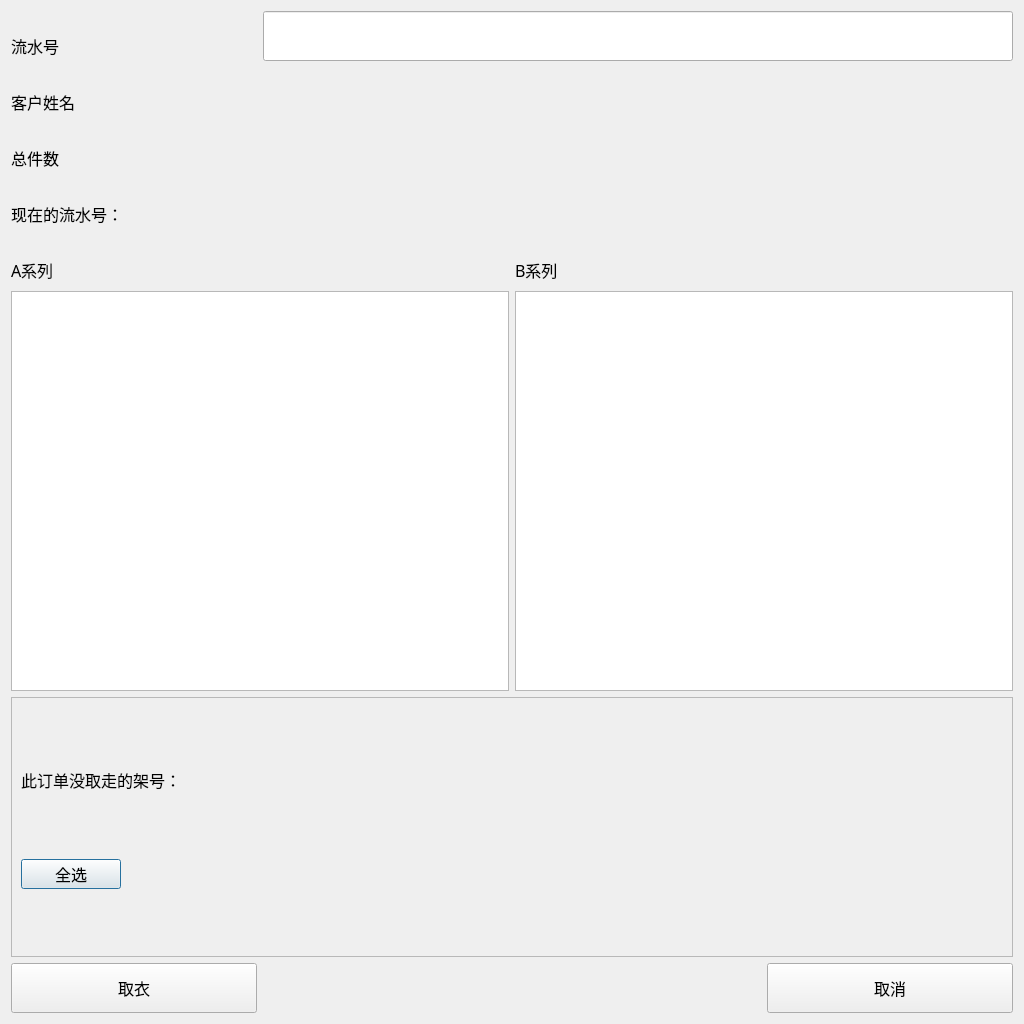
<?xml version="1.0" encoding="UTF-8"?>
<ui version="4.0">
 <class>dlgCustomerGetClothes</class>
 <widget class="QDialog" name="dlgCustomerGetClothes">
  <property name="geometry">
   <rect>
    <x>0</x>
    <y>0</y>
    <width>1024</width>
    <height>1024</height>
   </rect>
  </property>
  <property name="minimumSize">
   <size>
    <width>1024</width>
    <height>1024</height>
   </size>
  </property>
  <property name="maximumSize">
   <size>
    <width>1024</width>
    <height>1024</height>
   </size>
  </property>
  <property name="font">
   <font>
    <family>微软雅黑</family>
    <pointsize>12</pointsize>
   </font>
  </property>
  <property name="windowTitle">
   <string>客户取衣</string>
  </property>
  <property name="modal">
   <bool>false</bool>
  </property>
  <layout class="QGridLayout" name="gridLayout">
   <item row="2" column="0">
    <widget class="QLabel" name="LAClothesCount">
     <property name="minimumSize">
      <size>
       <width>0</width>
       <height>50</height>
      </size>
     </property>
     <property name="maximumSize">
      <size>
       <width>16777215</width>
       <height>30</height>
      </size>
     </property>
     <property name="font">
      <font>
       <family>微软雅黑</family>
       <pointsize>12</pointsize>
      </font>
     </property>
     <property name="text">
      <string>总件数</string>
     </property>
    </widget>
   </item>
   <item row="0" column="0">
    <widget class="QLabel" name="LAOrderID">
     <property name="minimumSize">
      <size>
       <width>20</width>
       <height>50</height>
      </size>
     </property>
     <property name="maximumSize">
      <size>
       <width>16777215</width>
       <height>30</height>
      </size>
     </property>
     <property name="font">
      <font>
       <family>微软雅黑</family>
       <pointsize>12</pointsize>
      </font>
     </property>
     <property name="text">
      <string>流水号</string>
     </property>
    </widget>
   </item>
   <item row="5" column="0" colspan="2">
    <widget class="QLabel" name="label_3">
     <property name="minimumSize">
      <size>
       <width>0</width>
       <height>50</height>
      </size>
     </property>
     <property name="maximumSize">
      <size>
       <width>16777215</width>
       <height>30</height>
      </size>
     </property>
     <property name="font">
      <font>
       <family>微软雅黑</family>
       <pointsize>12</pointsize>
      </font>
     </property>
     <property name="text">
      <string>A系列</string>
     </property>
    </widget>
   </item>
   <item row="7" column="0" colspan="4">
    <widget class="QScrollArea" name="scrollArea">
     <property name="font">
      <font>
       <family>微软雅黑</family>
       <pointsize>12</pointsize>
      </font>
     </property>
     <property name="verticalScrollBarPolicy">
      <enum>Qt::ScrollBarAsNeeded</enum>
     </property>
     <property name="horizontalScrollBarPolicy">
      <enum>Qt::ScrollBarAsNeeded</enum>
     </property>
     <property name="widgetResizable">
      <bool>true</bool>
     </property>
     <widget class="QWidget" name="scrollAreaWidgetContents">
      <property name="geometry">
       <rect>
        <x>0</x>
        <y>0</y>
        <width>1010</width>
        <height>282</height>
       </rect>
      </property>
      <layout class="QGridLayout" name="gridLayout_3">
       <item row="2" column="0" colspan="2">
        <layout class="QVBoxLayout" name="verticalLayout"/>
       </item>
       <item row="0" column="0">
        <widget class="QLabel" name="label">
         <property name="maximumSize">
          <size>
           <width>16777215</width>
           <height>30</height>
          </size>
         </property>
         <property name="font">
          <font>
           <family>微软雅黑</family>
           <pointsize>12</pointsize>
          </font>
         </property>
         <property name="text">
          <string>此订单没取走的架号：</string>
         </property>
        </widget>
       </item>
       <item row="1" column="0">
        <widget class="QPushButton" name="BtnSelectAll">
         <property name="minimumSize">
          <size>
           <width>100</width>
           <height>30</height>
          </size>
         </property>
         <property name="maximumSize">
          <size>
           <width>100</width>
           <height>30</height>
          </size>
         </property>
         <property name="font">
          <font>
           <family>微软雅黑</family>
           <pointsize>12</pointsize>
          </font>
         </property>
         <property name="text">
          <string>全选</string>
         </property>
        </widget>
       </item>
      </layout>
     </widget>
    </widget>
   </item>
   <item row="0" column="1" colspan="3">
    <widget class="QLineEdit" name="LEOrderID">
     <property name="minimumSize">
      <size>
       <width>0</width>
       <height>50</height>
      </size>
     </property>
     <property name="font">
      <font>
       <family>微软雅黑</family>
       <pointsize>12</pointsize>
      </font>
     </property>
    </widget>
   </item>
   <item row="6" column="2" colspan="2">
    <widget class="QPlainTextEdit" name="PTBSet">
     <property name="enabled">
      <bool>true</bool>
     </property>
     <property name="minimumSize">
      <size>
       <width>0</width>
       <height>400</height>
      </size>
     </property>
     <property name="maximumSize">
      <size>
       <width>16777215</width>
       <height>400</height>
      </size>
     </property>
     <property name="font">
      <font>
       <family>微软雅黑</family>
       <pointsize>12</pointsize>
      </font>
     </property>
     <property name="readOnly">
      <bool>true</bool>
     </property>
    </widget>
   </item>
   <item row="6" column="0" colspan="2">
    <widget class="QPlainTextEdit" name="PTASet">
     <property name="enabled">
      <bool>true</bool>
     </property>
     <property name="minimumSize">
      <size>
       <width>0</width>
       <height>400</height>
      </size>
     </property>
     <property name="maximumSize">
      <size>
       <width>16777215</width>
       <height>400</height>
      </size>
     </property>
     <property name="font">
      <font>
       <family>微软雅黑</family>
       <pointsize>12</pointsize>
      </font>
     </property>
     <property name="readOnly">
      <bool>true</bool>
     </property>
    </widget>
   </item>
   <item row="5" column="2">
    <widget class="QLabel" name="label_4">
     <property name="minimumSize">
      <size>
       <width>0</width>
       <height>50</height>
      </size>
     </property>
     <property name="maximumSize">
      <size>
       <width>16777215</width>
       <height>30</height>
      </size>
     </property>
     <property name="font">
      <font>
       <family>微软雅黑</family>
       <pointsize>12</pointsize>
      </font>
     </property>
     <property name="text">
      <string>B系列</string>
     </property>
    </widget>
   </item>
   <item row="4" column="0">
    <widget class="QLabel" name="LACurrentOrderID">
     <property name="minimumSize">
      <size>
       <width>0</width>
       <height>50</height>
      </size>
     </property>
     <property name="maximumSize">
      <size>
       <width>16777215</width>
       <height>30</height>
      </size>
     </property>
     <property name="font">
      <font>
       <family>微软雅黑</family>
       <pointsize>12</pointsize>
      </font>
     </property>
     <property name="text">
      <string>现在的流水号：</string>
     </property>
    </widget>
   </item>
   <item row="1" column="0">
    <widget class="QLabel" name="LACustomerName">
     <property name="minimumSize">
      <size>
       <width>40</width>
       <height>50</height>
      </size>
     </property>
     <property name="maximumSize">
      <size>
       <width>16777215</width>
       <height>30</height>
      </size>
     </property>
     <property name="font">
      <font>
       <family>微软雅黑</family>
       <pointsize>12</pointsize>
      </font>
     </property>
     <property name="text">
      <string>客户姓名</string>
     </property>
    </widget>
   </item>
   <item row="8" column="0">
    <widget class="QPushButton" name="BtnCusotmerGetClothes">
     <property name="minimumSize">
      <size>
       <width>0</width>
       <height>50</height>
      </size>
     </property>
     <property name="font">
      <font>
       <family>微软雅黑</family>
       <pointsize>12</pointsize>
      </font>
     </property>
     <property name="text">
      <string>取衣</string>
     </property>
    </widget>
   </item>
   <item row="8" column="3">
    <widget class="QPushButton" name="BtnCancel">
     <property name="minimumSize">
      <size>
       <width>0</width>
       <height>50</height>
      </size>
     </property>
     <property name="font">
      <font>
       <family>微软雅黑</family>
       <pointsize>12</pointsize>
      </font>
     </property>
     <property name="text">
      <string>取消</string>
     </property>
    </widget>
   </item>
  </layout>
 </widget>
 <resources/>
 <connections/>
</ui>
